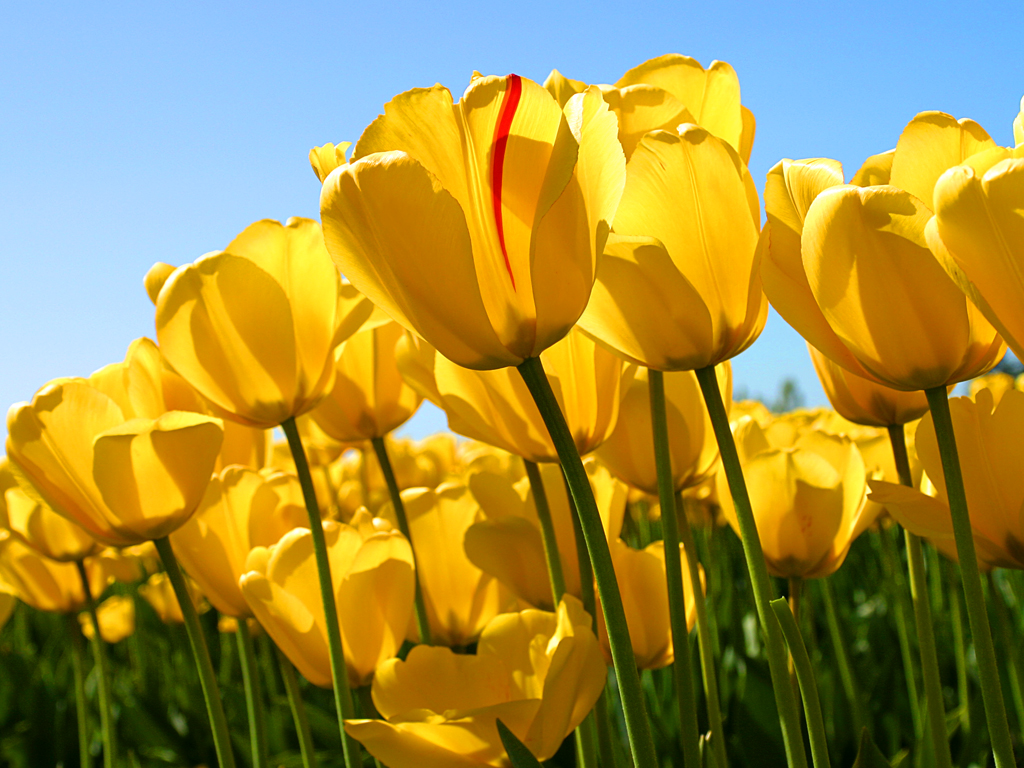
%> input picture Tulips.jpg, 1024 x 768 px
$ octave imadjust.m   (GNU Octave 9; MATLAB toolbox functions it lacks are replaced by stand-ins)
%> lines starting %> are read from the running program, lines starting %| are printed output that depends on the picture
%Imadjust -- mengubah kontras citra
ia = imread('Tulips.jpg')
%> ia is the input picture: size 768x1024x3 uint8; mean R, G, B 161.3, 143.3, 66.7
adj = imadjust(ia,[0 0.7],[0.5 1]); %Menurunkan kontras latar belakang citra dan mempertajam bunga sebagai fokus utama
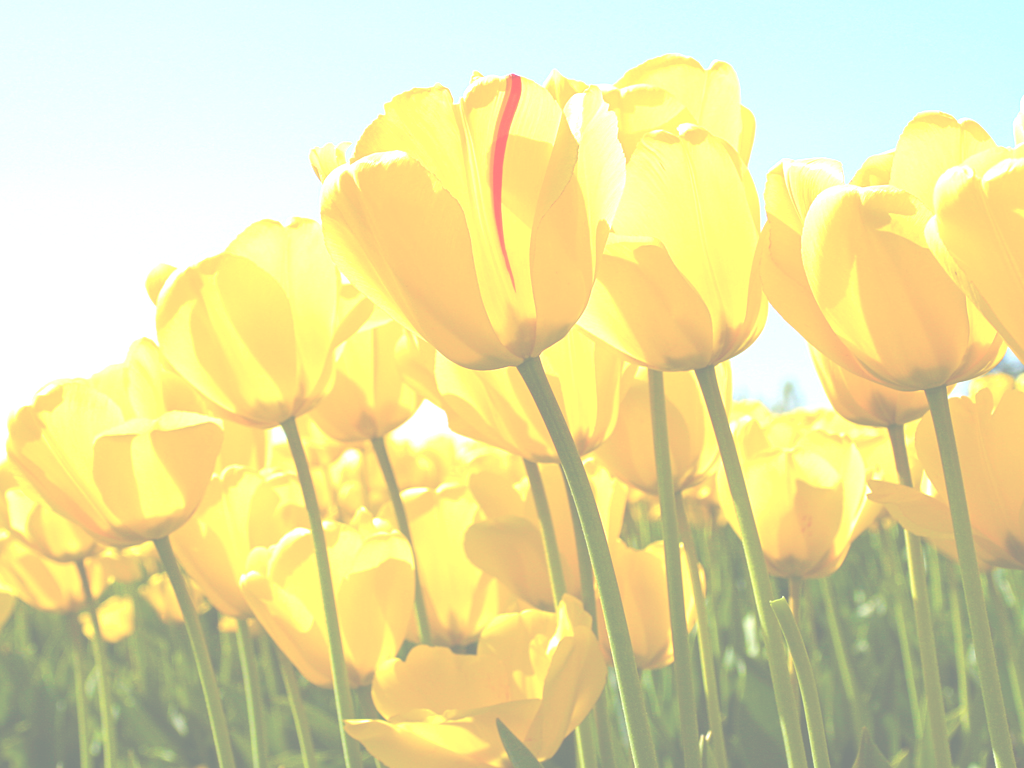
%> adj: size 768x1024x3 uint8; mean R, G, B 228, 221.5, 162.8
subplot(2,2,1); imshow(ia); %Menampilkan gambar asli
subplot(2,2,2); imhist(ia); %Menampilkan histogram gambar asli
subplot(2,2,3); imshow(adj); %Menampilkan gambar setelah diadjust
subplot(2,2,4); imhist(adj); %Menampilkan histogram gambar yang telah diadjust
%> after `imhist(adj)`:
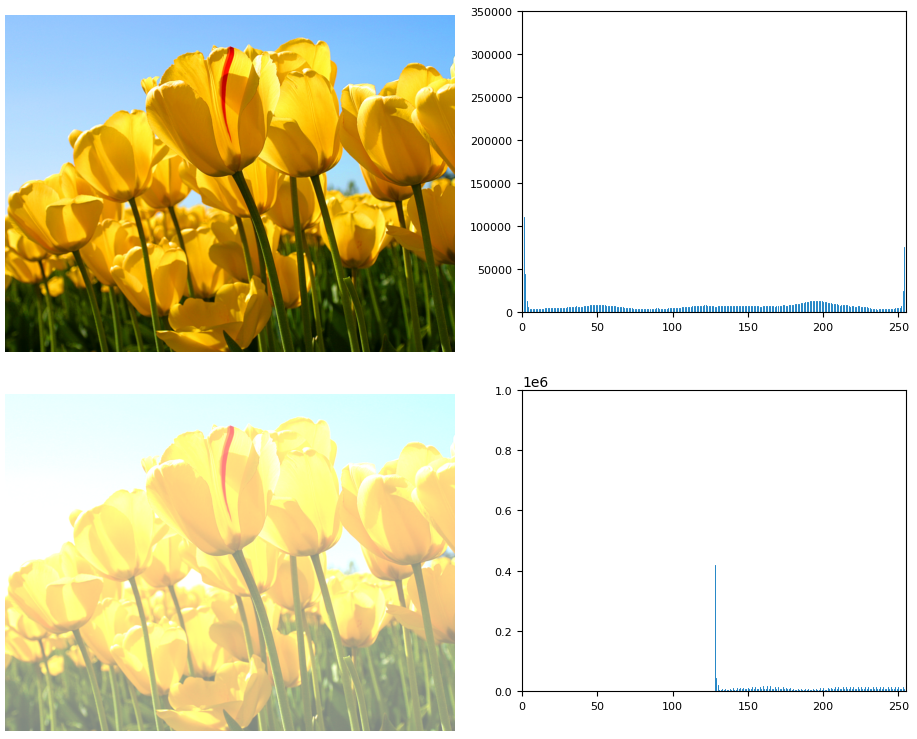
%> figure redrawn from the program's plot data, 4 panels
